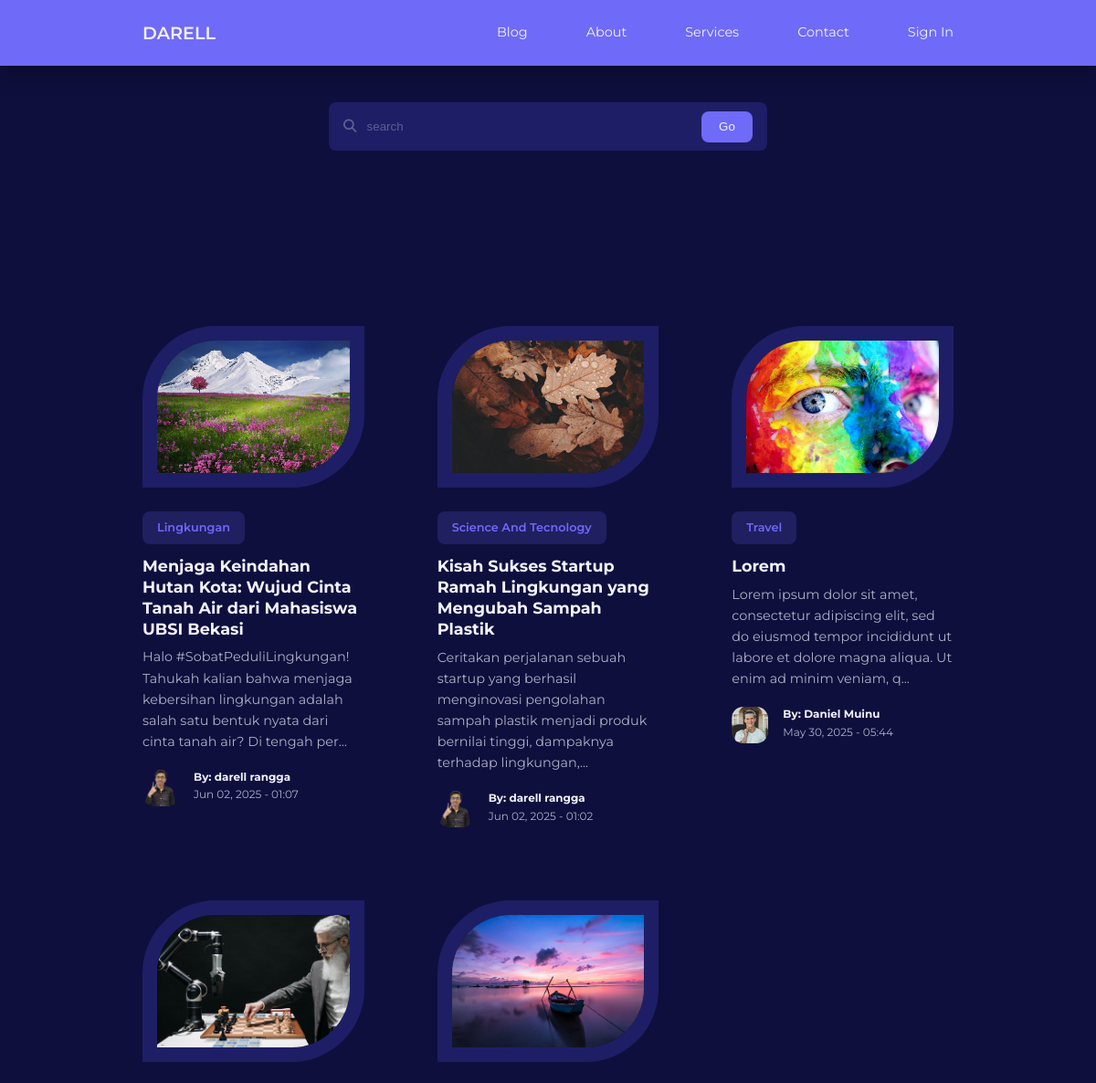
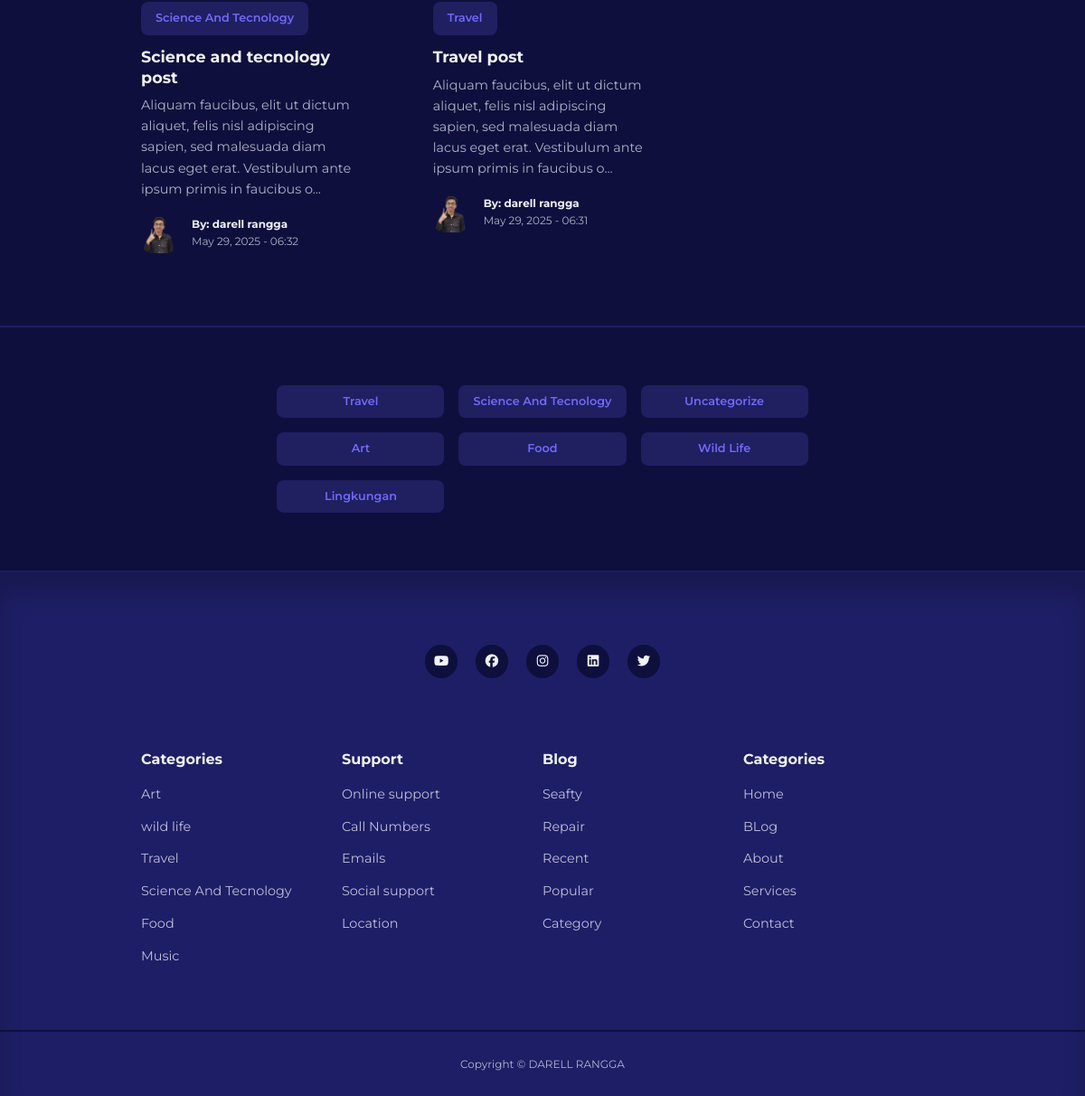
Screenshot of /blog.php with the database file from the repository (2 pictures, top to bottom).
### tables this page shows
CREATE TABLE `posts` (
  `id` int NOT NULL,
  `title` varchar(255) NOT NULL,
  `body` text NOT NULL,
  `thumbnail` varchar(255) NOT NULL,
  `date_time` timestamp NOT NULL DEFAULT CURRENT_TIMESTAMP,
  `category_id` int UNSIGNED DEFAULT NULL,
  `author_id` int UNSIGNED NOT NULL,
  `is_featured` tinyint(1) NOT NULL
);

CREATE TABLE `categories` (
  `id` int UNSIGNED NOT NULL,
  `title` varchar(50) NOT NULL,
  `description` text NOT NULL
);

CREATE TABLE `users` (
  `id` int UNSIGNED NOT NULL,
  `firstname` varchar(50) NOT NULL,
  `lastname` varchar(50) NOT NULL,
  `username` varchar(50) NOT NULL,
  `email` varchar(100) NOT NULL,
  `password` varchar(255) NOT NULL,
  `avatar` varchar(255) NOT NULL,
  `is_admin` tinyint(1) NOT NULL
);

### blog.php (the view)
<?php
include 'partials/header.php';
$query = "SELECT * FROM posts ORDER BY date_time DESC";
$posts = mysqli_query($conn, $query);
?>
<section class="search-bar">
  <form action="<?= ROOT_URL; ?>search.php" class="container search-bar-container" method="GET">
    <div>
      <i class="fa-solid fa-magnifying-glass"></i>
      <input type="search" name="search" placeholder="search" />
    </div>
    <button type="submit" name="submit" class="btn">Go</button>
  </form>
</section>
<section class="posts">
  <div class=" container posts-container">
    <?php while ($post = mysqli_fetch_assoc($posts)) : ?>
      <article class="post">
        <div class="post-thumbnail">
          <img src="./images/<?= $post['thumbnail']; ?> " />
        </div>
        <div class="post-info">
          <?php
          $category_id = $post['category_id'];
          $category_query = "SELECT * FROM categories WHERE id = $category_id";
          $category_result = mysqli_query($conn, $category_query);
          $category = mysqli_fetch_assoc($category_result);
          ?>
          <a href="<?= ROOT_URL ?>category-posts.php?id=<?= $post['category_id']; ?>" class="category-button">
            <?= $category['title']; ?></a>
          <h3 class="post-title">
            <a href="<?= ROOT_URL ?>posts.php?id=<?= $post['id']; ?>; ?>"><?= $post['title']; ?></a>
          </h3>
          <p class="post-body">
            <?= substr($post['body'], 0, 150); ?>...
          </p>
          <div class="post-author">
            <?php
            $author_id = $post['author_id'];
            $author_query = "SELECT * FROM users WHERE id = $author_id";
            $author_result = mysqli_query($conn, $author_query);
            $author = mysqli_fetch_assoc($author_result);
            ?>
            <div class="post-author-avatar">
              <img src="./images/<?= $author['avatar']; ?>" />
            </div>
            <div class="post-author-info">
              <h5>By: <?= "{$author['firstname']} {$author['lastname']}"; ?></h5>
              <small>
                <?= date("M d, Y - H:i", strtotime($post['date_time'])); ?>
              </small>
            </div>
          </div>
        </div>
      </article>
    <?php endwhile ?>
  </div>
</section>
<section class="category-buttons">
  <div class="container category-buttons-container">
    <?php
    $all_categories = "SELECT * FROM categories";
    $all_categories_result = mysqli_query($conn, $all_categories);
    ?>
    <?php while ($category = mysqli_fetch_assoc($all_categories_result)) : ?>
      <a href="<?= ROOT_URL; ?>category-posts.php?id=<?= $category['id']; ?>" class="category-button"><?= $category['title']; ?></a>
    <?php endwhile ?>
  </div>
</section>
<?php
include 'partials/footer.php';
?>

### rows the page displays
posts: thumbnail (picture), category.title "Lingkungan", title "Menjaga Keindahan Hutan Kota: Wujud Cinta Tanah Air dari Mahasiswa UBSI Bekasi", body "Halo #SobatPeduliLingkungan! Tahukah kalian bahwa menjaga kebersihan lingkungan adalah salah satu bentuk nyata dari cinta tanah air? Di tengah per", author.avatar (picture), author.firstname "darell", author.lastname "rangga", date_time "Jun 02, 2025 - 01:07"
posts: thumbnail (picture), category.title "Science And Tecnology", title "Kisah Sukses Startup Ramah Lingkungan yang Mengubah Sampah Plastik", body "Ceritakan perjalanan sebuah startup yang berhasil menginovasi pengolahan sampah plastik menjadi produk bernilai tinggi, dampaknya terhadap lingkungan,", author.avatar (picture), author.firstname "darell", author.lastname "rangga", date_time "Jun 02, 2025 - 01:02"
posts: thumbnail (picture), category.title "Travel", title "Lorem", body "Lorem ipsum dolor sit amet, consectetur adipiscing elit, sed do eiusmod tempor incididunt ut labore et dolore magna aliqua. Ut enim ad minim veniam, q", author.avatar (picture), author.firstname "Daniel", author.lastname "Muinu", date_time "May 30, 2025 - 05:44"
posts: thumbnail (picture), category.title "Science And Tecnology", title "Science and tecnology post", body "Aliquam faucibus, elit ut dictum aliquet, felis nisl adipiscing sapien, sed malesuada diam lacus eget erat. Vestibulum ante ipsum primis in faucibus o", author.avatar (picture), author.firstname "darell", author.lastname "rangga", date_time "May 29, 2025 - 06:32"
posts: thumbnail (picture), category.title "Travel", title "Travel post", body "Aliquam faucibus, elit ut dictum aliquet, felis nisl adipiscing sapien, sed malesuada diam lacus eget erat. Vestibulum ante ipsum primis in faucibus o", author.avatar (picture), author.firstname "darell", author.lastname "rangga", date_time "May 29, 2025 - 06:31"
categories: title "Travel"
categories: title "Science And Tecnology"
categories: title "Uncategorize"
categories: title "Art"
categories: title "Food"
categories: title "Wild Life"
categories: title "Lingkungan"
